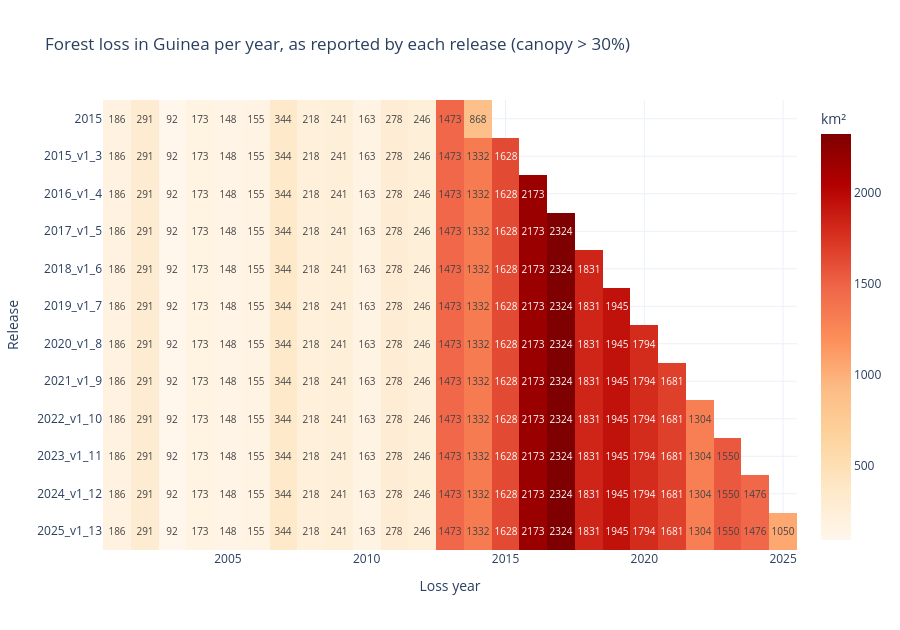
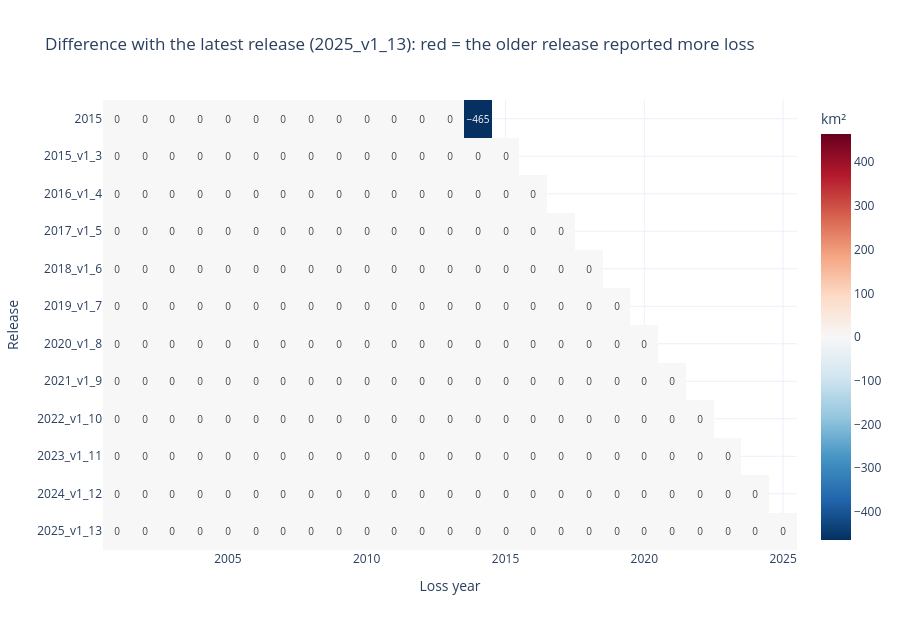

Source (notebook cell) for these figures, in order:
### Markdown cell above
### 7.1 Loss per year, per release

Rows are releases (oldest at the top), columns are loss years. Reading **down a column** shows how the loss of one year
changed from release to release: if the colour changes, that year was reprocessed. The second heatmap shows the
difference with the latest release: white everywhere means the releases never revised past years.

### Code cell
loss_by_release = (
    releases[releases["lossyear"] > 0]
    .pivot_table(index="release", columns="year", values="area_km2", aggfunc="sum")
    .reindex(release_order)
)
latest = release_order[-1]
difference_to_latest = loss_by_release - loss_by_release.loc[latest]

fig = px.imshow(
    loss_by_release.round(0), color_continuous_scale="OrRd", aspect="auto", text_auto=True,
    labels={"x": "Loss year", "y": "Release", "color": "km²"},
    title=f"Forest loss in Guinea per year, as reported by each release (canopy > {CANOPY_THRESHOLD}%)",
    template="plotly_white",
)
fig.update_layout(height=150 + 40 * len(release_order))
fig.show()

limit = np.nanmax(np.abs(difference_to_latest.to_numpy()))
fig = px.imshow(
    difference_to_latest.round(0), color_continuous_scale="RdBu_r", zmin=-limit, zmax=limit, aspect="auto",
    text_auto=True, labels={"x": "Loss year", "y": "Release", "color": "km²"},
    title=f"Difference with the latest release ({latest}): red = the older release reported more loss",
    template="plotly_white",
)
fig.update_layout(height=150 + 40 * len(release_order))
fig.show()

forest_2000_by_release = releases.groupby("release")["area_km2"].sum().reindex(release_order)
print("Forest 2000 area per release (km²), should be the same if treecover2000 was not changed:")
print(forest_2000_by_release.round(0).to_string())

### Figure 1 — Plotly figure (JSON) as saved in the notebook; plotly's stock layout.template omitted (floating-point values rounded to 4 significant figures; data arrays with more than 128 entries replaced by an {"elided": "..."} marker saying what was removed)
{"data": [{"coloraxis": "coloraxis", "hovertemplate": "Loss year: %{x}<br>Release: %{y}<br>km²: %{z}<extra></extra>", "name": "0", "texttemplate": "%{z}", "type": "heatmap", "x": [2001, 2002, 2003, 2004, 2005, 2006, 2007, 2008, 2009, 2010, 2011, 2012, 2013, 2014, 2015, 2016, 2017, 2018, 2019, 2020, 2021, 2022, 2023, 2024, 2025], "xaxis": "x", "y": ["2015", "2015_v1_3", "2016_v1_4", "2017_v1_5", "2018_v1_6", "2019_v1_7", "2020_v1_8", "2021_v1_9", "2022_v1_10", "2023_v1_11", "2024_v1_12", "2025_v1_13"], "yaxis": "y", "z": {"elided": "12x25 float values"}}], "layout": {"coloraxis": {"colorbar": {"title": {"text": "km²"}}, "colorscale": [[0, "rgb(255,247,236)"], [0.125, "rgb(254,232,200)"], [0.25, "rgb(253,212,158)"], [0.375, "rgb(253,187,132)"], [0.5, "rgb(252,141,89)"], [0.625, "rgb(239,101,72)"], [0.75, "rgb(215,48,31)"], [0.875, "rgb(179,0,0)"], [1, "rgb(127,0,0)"]]}, "height": 630, "title": {"text": "Forest loss in Guinea per year, as reported by each release (canopy > 30%)"}, "xaxis": {"anchor": "y", "domain": [0, 1], "title": {"text": "Loss year"}}, "yaxis": {"anchor": "x", "autorange": "reversed", "domain": [0, 1], "title": {"text": "Release"}}}}

### Figure 2 — Plotly figure (JSON) as saved in the notebook; plotly's stock layout.template omitted (floating-point values rounded to 4 significant figures; data arrays with more than 128 entries replaced by an {"elided": "..."} marker saying what was removed)
{"data": [{"coloraxis": "coloraxis", "hovertemplate": "Loss year: %{x}<br>Release: %{y}<br>km²: %{z}<extra></extra>", "name": "0", "texttemplate": "%{z}", "type": "heatmap", "x": [2001, 2002, 2003, 2004, 2005, 2006, 2007, 2008, 2009, 2010, 2011, 2012, 2013, 2014, 2015, 2016, 2017, 2018, 2019, 2020, 2021, 2022, 2023, 2024, 2025], "xaxis": "x", "y": ["2015", "2015_v1_3", "2016_v1_4", "2017_v1_5", "2018_v1_6", "2019_v1_7", "2020_v1_8", "2021_v1_9", "2022_v1_10", "2023_v1_11", "2024_v1_12", "2025_v1_13"], "yaxis": "y", "z": {"elided": "12x25 float values"}}], "layout": {"coloraxis": {"cmax": 464.7, "cmin": -464.7, "colorbar": {"title": {"text": "km²"}}, "colorscale": [[0, "rgb(5,48,97)"], [0.1, "rgb(33,102,172)"], [0.2, "rgb(67,147,195)"], [0.3, "rgb(146,197,222)"], [0.4, "rgb(209,229,240)"], [0.5, "rgb(247,247,247)"], [0.6, "rgb(253,219,199)"], [0.7, "rgb(244,165,130)"], [0.8, "rgb(214,96,77)"], [0.9, "rgb(178,24,43)"], [1, "rgb(103,0,31)"]]}, "height": 630, "title": {"text": "Difference with the latest release (2025_v1_13): red = the older release reported more loss"}, "xaxis": {"anchor": "y", "domain": [0, 1], "title": {"text": "Loss year"}}, "yaxis": {"anchor": "x", "autorange": "reversed", "domain": [0, 1], "title": {"text": "Release"}}}}
